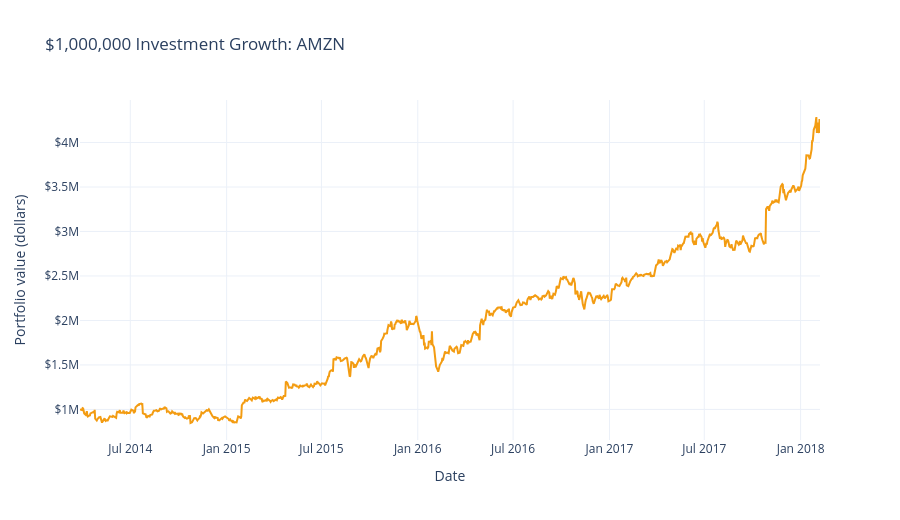

The code cell stored with this chart in its notebook:
### Markdown cell above
### 6.3 Visualize the Investment Growth

**Chart 5.** The line shows the value of the investment day by day.

### Code cell
fig = px.line(
    df_best,
    x="date",
    y="investment_value",
    title=f"${INVESTMENT:,.0f} Investment Growth: {best_stock}",
    labels={"date": "Date", "investment_value": "Portfolio value (dollars)"},
    color_discrete_sequence=[COLORS[best_stock]],
)
fig.update_yaxes(tickprefix="$")

save_chart(fig, "05_million_dollar_growth")

### Figure 1 — Plotly figure (JSON) as saved in the notebook; plotly's stock layout.template omitted (floating-point values rounded to 4 significant figures; data arrays with more than 128 entries replaced by an {"elided": "..."} marker saying what was removed)
{"data": [{"hovertemplate": "Date=%{x}<br>Portfolio value (dollars)=%{y}<extra></extra>", "legendgroup": "", "line": {"color": "#F39C12", "dash": "solid"}, "marker": {"symbol": "circle"}, "mode": "lines", "name": "", "orientation": "v", "showlegend": false, "type": "scatter", "x": {"elided": "975 str values"}, "xaxis": "x", "y": {"elided": "975 float values"}, "yaxis": "y"}], "layout": {"height": 520, "legend": {"tracegroupgap": 0}, "title": {"text": "$1,000,000 Investment Growth: AMZN"}, "xaxis": {"anchor": "y", "domain": [0, 1], "title": {"text": "Date"}}, "yaxis": {"anchor": "x", "domain": [0, 1], "tickprefix": "$", "title": {"text": "Portfolio value (dollars)"}}}}
